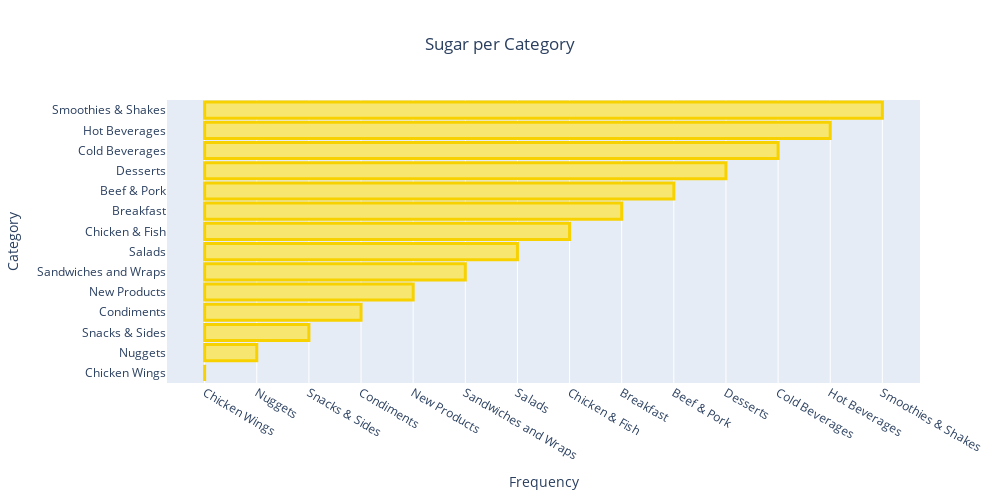

The notebook cell saved with this chart:
### Code cell
labels = data.groupby(['Category'])['Sugars'].mean().sort_values().index
values = data.groupby(['Category'])['Sugars'].mean().sort_values().index


# Initiate an empty figure
fig = go.Figure()

# Add a trace of bar to the figure
fig.add_trace(trace=go.Bar(x=values, 
                           y=labels, 
                           orientation='h', 
                           marker=dict(color='rgba(247, 231, 113, 1.0)',
                                       line=dict(color='rgba(247, 209, 0, 1.0)', 
                                                 width=3))))

# Update the layout with some cosmetics
fig.update_layout(height=500, 
                  width=1000, 
                  title_text='Sugar per Category', 
                  title_x=0.5,
                  xaxis_title='Frequency', 
                  yaxis_title='Category')

# Display the figure
fig.show()

### Figure 1 — Plotly figure (JSON) as saved in the notebook; plotly's stock layout.template omitted (floating-point values rounded to 4 significant figures)
{"data": [{"marker": {"color": "rgba(247, 231, 113, 1.0)", "line": {"color": "rgba(247, 209, 0, 1.0)", "width": 3}}, "orientation": "h", "type": "bar", "x": ["Chicken Wings", "Nuggets", "Snacks & Sides", "Condiments", "New Products", "Sandwiches and Wraps", "Salads", "Chicken & Fish", "Breakfast", "Beef & Pork", "Desserts", "Cold Beverages", "Hot Beverages", "Smoothies & Shakes"], "y": ["Chicken Wings", "Nuggets", "Snacks & Sides", "Condiments", "New Products", "Sandwiches and Wraps", "Salads", "Chicken & Fish", "Breakfast", "Beef & Pork", "Desserts", "Cold Beverages", "Hot Beverages", "Smoothies & Shakes"]}], "layout": {"height": 500, "title": {"text": "Sugar per Category", "x": 0.5}, "width": 1000, "xaxis": {"title": {"text": "Frequency"}}, "yaxis": {"title": {"text": "Category"}}}}
